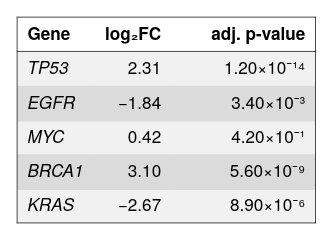

Write a Vega-Lite specification for this figure.
### Vega-Lite specification from a JSON file in a GitHub repository (floating-point values rounded to 4 significant figures)
{"background": null, "config": {"arc": {"fill": "#DBDBDB", "fillOpacity": 1.0, "innerRadius": 25.0, "padAngle": 0.03, "stroke": "black", "strokeOpacity": 1, "strokeWidth": 0.25}, "area": {"fill": "#DBDBDB", "fillOpacity": 1.0, "stroke": "black", "strokeOpacity": 1, "strokeWidth": 0.25}, "axis": {"domain": true, "domainCap": "round", "domainColor": "black", "domainWidth": 0.25, "grid": false, "gridCap": "round", "gridColor": "#F1F1F1", "gridDash": [0, 0], "gridOpacity": 1.0, "gridWidth": 0.25, "labelColor": "black", "labelFont": "Helvetica Neue, HelveticaNeue, Helvetica, Arial, sans-serif", "labelFontSize": 6, "labelFontStyle": "normal", "labelFontWeight": 400, "offset": 0, "ticks": true, "tickCap": "round", "tickColor": "black", "tickRound": false, "tickSize": 3.0, "tickWidth": 0.25, "titleColor": "black", "titleFont": "Helvetica Neue, HelveticaNeue, Helvetica, Arial, sans-serif", "titleFontSize": 6, "titleFontStyle": "normal", "titleFontWeight": 400}, "axisX": {"domain": true, "labelAlign": "center", "labelAngle": 0, "labels": true, "ticks": true, "translate": 0}, "axisY": {"domain": true, "labelAlign": "right", "labelAngle": 0, "labels": true, "ticks": true, "translate": 0}, "axisRight": {"domain": true, "labelAlign": "left", "labelAngle": 0, "labels": true, "ticks": true, "translate": 0}, "axisTop": {"domain": true, "labelAlign": "center", "labelAngle": 0, "labels": true, "ticks": true, "translate": 0}, "axisBand": {"tickOffset": 0}, "bar": {"fill": "#DBDBDB", "fillOpacity": 1.0, "stroke": "black", "strokeOpacity": 1, "strokeWidth": 0.25}, "boxplot": {"size": 9.0, "ticks": {"cornerRadius": 0.25, "fill": "black", "opacity": 1, "size": 4.5, "thickness": 0.25}, "box": {"fillOpacity": 1.0, "stroke": "black", "strokeOpacity": 1, "strokeWidth": 0.25}, "median": {"cornerRadius": 0, "fill": "black", "fillOpacity": 1.0, "opacity": 1, "size": 9.0, "thickness": 0.25}, "rule": {"fill": "black", "fillOpacity": 1.0, "size": 10.0, "stroke": "black", "strokeDash": [0, 0], "strokeOpacity": 1, "strokeWidth": 0.25}, "outliers": {"color": "black", "fill": "black", "fillOpacity": 1.0, "size": 0, "stroke": "black", "strokeOpacity": 1, "strokeWidth": 0.25}}, "circle": {"fill": "black", "fillOpacity": 1.0, "size": 1.25, "stroke": null, "strokeOpacity": 1, "strokeWidth": 0.25}, "errorband": {"band": {"fillOpacity": 0.6, "stroke": null, "strokeWidth": 0.25, "strokeOpacity": 1}, "borders": {"opacity": 0, "strokeOpacity": 1, "strokeWidth": 0.25}}, "errorbar": {"opacity": 1, "rule": {"strokeDash": [0, 0], "strokeWidth": 0.25}, "ticks": {"color": "black", "cornerRadius": 0.125, "opacity": 1, "size": 6.0, "thickness": 0.25}, "thickness": 0.25}, "font": "Helvetica Neue, HelveticaNeue, Helvetica, Arial, sans-serif", "geoshape": {"fill": "#DBDBDB", "fillOpacity": 1.0, "stroke": "black", "strokeOpacity": 1, "strokeWidth": 0.25}, "header": {"labelColor": "black", "labelFont": "Helvetica Neue, HelveticaNeue, Helvetica, Arial, sans-serif", "labelFontSize": 6, "labelFontStyle": "normal", "labelFontWeight": 400, "titleColor": "black", "titleFont": "Helvetica Neue, HelveticaNeue, Helvetica, Arial, sans-serif", "titleFontSize": 6, "titleFontStyle": "normal", "titleFontWeight": 400, "titlePadding": 0}, "legend": {"disable": false, "offset": 4.5, "titlePadding": 4, "labelOffset": 2, "gradientLabelOffset": 2, "columnPadding": 4, "rowPadding": 2, "gradientThickness": 5, "gradientOpacity": 1.0, "gradientStrokeColor": "black", "gradientStrokeWidth": 0.25, "labelColor": "black", "labelFont": "Helvetica Neue, HelveticaNeue, Helvetica, Arial, sans-serif", "labelFontSize": 6, "labelFontStyle": "normal", "labelFontWeight": 400, "strokeColor": "black", "strokeWidth": 0, "symbolSize": 36, "symbolStrokeColor": "black", "symbolStrokeWidth": 0.25, "titleColor": "black", "titleFont": "Helvetica Neue, HelveticaNeue, Helvetica, Arial, sans-serif", "titleFontSize": 6, "titleFontStyle": "normal", "titleFontWeight": 400}, "line": {"color": "black", "stroke": "black", "strokeCap": "butt", "strokeDash": [0, 0], "strokeOpacity": 1, "strokeWidth": 0.5}, "point": {"filled": true, "fill": "#DBDBDB", "fillOpacity": 1.0, "size": 5.0, "stroke": "black", "strokeOpacity": 1, "strokeWidth": 0.25}, "range": {"category": ["#9D9D9D", "#28287D", "#004225", "#47266F", "#00605D", "#DBDBDB", "#7983C1", "#6E927B", "#937FB4", "#699A97"], "diverging": {"scheme": ["#4F4265", "#6A5C82", "#85789D", "#A196B7", "#BDB5CE", "#D8D6DD", "#F6F6F6", "#CED8D7", "#9DBFBD", "#75A3A0", "#518683", "#326967", "#164D4B"]}, "heatmap": {"scheme": ["#440154", "#472270", "#433E82", "#38598C", "#2C728E", "#238A8D", "#24A086", "#39B578", "#5DC862", "#96D646", "#CAE02D", "#FDE724"]}, "ordinal": {"scheme": ["#F1F1F1", "#DBDBDB", "#C6C6C6", "#B2B2B2", "#9D9D9D", "#898989", "#767676", "#636363", "#515151", "#404040", "#2F2F2F", "#1F1F1F"]}, "ramp": {"scheme": ["#440154", "#472270", "#433E82", "#38598C", "#2C728E", "#238A8D", "#24A086", "#39B578", "#5DC862", "#96D646", "#CAE02D", "#FDE724"]}}, "rule": {"color": "black", "stroke": "black", "strokeCap": "round", "strokeDash": [2, 2], "strokeOpacity": 1, "strokeWidth": 0.25}, "scale": {"barBandPaddingInner": 0.1, "rectBandPaddingInner": 0, "tickBandPaddingInner": 0.1, "bandPaddingOuter": 0.1, "bandWithNestedOffsetPaddingInner": 0.2, "bandWithNestedOffsetPaddingOuter": 0.2, "offsetBandPaddingInner": 0, "offsetBandPaddingOuter": 0, "continuousPadding": 5.0, "round": false}, "rect": {"fill": "#DBDBDB", "fillOpacity": 1.0, "stroke": "black", "strokeOpacity": 1, "strokeWidth": 0.25}, "square": {"fill": "#DBDBDB", "fillOpacity": 1.0, "size": 10.0, "stroke": "black", "strokeOpacity": 1, "strokeWidth": 0.25}, "text": {"color": "black", "font": "Helvetica Neue, HelveticaNeue, Helvetica, Arial, sans-serif", "fontSize": 6, "fontStyle": "normal", "fontWeight": 400}, "tick": {"color": "black", "cornerRadius": 0.125, "opacity": 1.0, "size": 9.0, "thickness": 0.25}, "title": {"anchor": "middle", "frame": "group", "color": "black", "font": "Helvetica Neue, HelveticaNeue, Helvetica, Arial, sans-serif", "fontSize": 6, "fontStyle": "normal", "fontWeight": 400, "subtitleColor": "black", "subtitleFont": "Helvetica Neue, HelveticaNeue, Helvetica, Arial, sans-serif", "subtitleFontSize": 6, "subtitleFontStyle": "normal", "subtitleFontWeight": 400}, "trail": {"color": "black", "opacity": 1, "size": 0.5}, "view": {"continuousWidth": 100, "continuousHeight": 100, "discreteWidth": 100, "discreteHeight": 100, "fill": null, "stroke": null, "strokeWidth": 0.25}}, "layer": [{"data": {"name": "data-680ea108daf5af24563e4da49a5d090b"}, "mark": {"type": "rect", "fill": "#F1F1F1", "stroke": null, "strokeWidth": 0}, "encoding": {"x": {"value": 0}, "x2": {"value": 25.7}, "y": {"axis": null, "field": "__ytop", "scale": {"domain": [0, 72], "nice": false, "padding": 0, "range": [0, 72], "zero": false}, "type": "quantitative"}, "y2": {"field": "__ybot"}}, "transform": [{"window": [{"op": "row_number", "field": "", "as": "__rowidx"}]}, {"calculate": "12 + (datum.__rowidx - 1) * 12", "as": "__ytop"}, {"calculate": "min(12 + datum.__rowidx * 12 + 0.5, 72)", "as": "__ybot"}, {"calculate": "12 + (datum.__rowidx - 0.5) * 12", "as": "__ymid"}, {"filter": "(datum.__rowidx - 1) % 2 == 0"}]}, {"data": {"name": "data-680ea108daf5af24563e4da49a5d090b"}, "mark": {"type": "rect", "fill": "#DBDBDB", "stroke": null, "strokeWidth": 0}, "encoding": {"x": {"value": 0}, "x2": {"value": 25.7}, "y": {"axis": null, "field": "__ytop", "scale": {"domain": [0, 72], "nice": false, "padding": 0, "range": [0, 72], "zero": false}, "type": "quantitative"}, "y2": {"field": "__ybot"}}, "transform": [{"window": [{"op": "row_number", "field": "", "as": "__rowidx"}]}, {"calculate": "12 + (datum.__rowidx - 1) * 12", "as": "__ytop"}, {"calculate": "min(12 + datum.__rowidx * 12 + 0.5, 72)", "as": "__ybot"}, {"calculate": "12 + (datum.__rowidx - 0.5) * 12", "as": "__ymid"}, {"filter": "(datum.__rowidx - 1) % 2 == 1"}]}, {"data": {"name": "data-680ea108daf5af24563e4da49a5d090b"}, "mark": {"type": "rect", "fill": "#F1F1F1", "stroke": null, "strokeWidth": 0}, "encoding": {"x": {"value": 25.2}, "x2": {"value": 54.5}, "y": {"axis": null, "field": "__ytop", "scale": {"domain": [0, 72], "nice": false, "padding": 0, "range": [0, 72], "zero": false}, "type": "quantitative"}, "y2": {"field": "__ybot"}}, "transform": [{"window": [{"op": "row_number", "field": "", "as": "__rowidx"}]}, {"calculate": "12 + (datum.__rowidx - 1) * 12", "as": "__ytop"}, {"calculate": "min(12 + datum.__rowidx * 12 + 0.5, 72)", "as": "__ybot"}, {"calculate": "12 + (datum.__rowidx - 0.5) * 12", "as": "__ymid"}, {"filter": "(datum.__rowidx - 1) % 2 == 0"}]}, {"data": {"name": "data-680ea108daf5af24563e4da49a5d090b"}, "mark": {"type": "rect", "fill": "#DBDBDB", "stroke": null, "strokeWidth": 0}, "encoding": {"x": {"value": 25.2}, "x2": {"value": 54.5}, "y": {"axis": null, "field": "__ytop", "scale": {"domain": [0, 72], "nice": false, "padding": 0, "range": [0, 72], "zero": false}, "type": "quantitative"}, "y2": {"field": "__ybot"}}, "transform": [{"window": [{"op": "row_number", "field": "", "as": "__rowidx"}]}, {"calculate": "12 + (datum.__rowidx - 1) * 12", "as": "__ytop"}, {"calculate": "min(12 + datum.__rowidx * 12 + 0.5, 72)", "as": "__ybot"}, {"calculate": "12 + (datum.__rowidx - 0.5) * 12", "as": "__ymid"}, {"filter": "(datum.__rowidx - 1) % 2 == 1"}]}, {"data": {"name": "data-680ea108daf5af24563e4da49a5d090b"}, "mark": {"type": "rect", "fill": "#F1F1F1", "stroke": null, "strokeWidth": 0}, "encoding": {"x": {"value": 54.0}, "x2": {"value": 104.4}, "y": {"axis": null, "field": "__ytop", "scale": {"domain": [0, 72], "nice": false, "padding": 0, "range": [0, 72], "zero": false}, "type": "quantitative"}, "y2": {"field": "__ybot"}}, "transform": [{"window": [{"op": "row_number", "field": "", "as": "__rowidx"}]}, {"calculate": "12 + (datum.__rowidx - 1) * 12", "as": "__ytop"}, {"calculate": "min(12 + datum.__rowidx * 12 + 0.5, 72)", "as": "__ybot"}, {"calculate": "12 + (datum.__rowidx - 0.5) * 12", "as": "__ymid"}, {"filter": "(datum.__rowidx - 1) % 2 == 0"}]}, {"data": {"name": "data-680ea108daf5af24563e4da49a5d090b"}, "mark": {"type": "rect", "fill": "#DBDBDB", "stroke": null, "strokeWidth": 0}, "encoding": {"x": {"value": 54.0}, "x2": {"value": 104.4}, "y": {"axis": null, "field": "__ytop", "scale": {"domain": [0, 72], "nice": false, "padding": 0, "range": [0, 72], "zero": false}, "type": "quantitative"}, "y2": {"field": "__ybot"}}, "transform": [{"window": [{"op": "row_number", "field": "", "as": "__rowidx"}]}, {"calculate": "12 + (datum.__rowidx - 1) * 12", "as": "__ytop"}, {"calculate": "min(12 + datum.__rowidx * 12 + 0.5, 72)", "as": "__ybot"}, {"calculate": "12 + (datum.__rowidx - 0.5) * 12", "as": "__ymid"}, {"filter": "(datum.__rowidx - 1) % 2 == 1"}]}, {"data": {"values": [{"__dysonsphere__": 1}]}, "mark": {"type": "rule", "color": "black", "strokeDash": [0, 0], "strokeWidth": 0.25}, "encoding": {"x": {"value": 0}, "x2": {"value": 104.4}, "y": {"value": 12}}}, {"data": {"values": [{"__dysonsphere__": 1}]}, "mark": {"type": "rule", "color": "black", "strokeDash": [0, 0], "strokeWidth": 0.25}, "encoding": {"x": {"value": 0}, "x2": {"value": 104.4}, "y": {"value": 0}}}, {"data": {"values": [{"__dysonsphere__": 1}]}, "mark": {"type": "rule", "color": "black", "strokeDash": [0, 0], "strokeWidth": 0.25}, "encoding": {"x": {"value": 0}, "x2": {"value": 104.4}, "y": {"value": 72}}}, {"data": {"values": [{"__dysonsphere__": 1}]}, "mark": {"type": "rule", "color": "black", "strokeDash": [0, 0], "strokeWidth": 0.25}, "encoding": {"x": {"value": 0}, "y": {"value": 0}, "y2": {"value": 72}}}, {"data": {"values": [{"__dysonsphere__": 1}]}, "mark": {"type": "rule", "color": "black", "strokeDash": [0, 0], "strokeWidth": 0.25}, "encoding": {"x": {"value": 104.4}, "y": {"value": 0}, "y2": {"value": 72}}}, {"data": {"name": "data-680ea108daf5af24563e4da49a5d090b"}, "mark": {"type": "text", "align": "left", "baseline": "middle", "fontSize": 6, "fontStyle": "italic"}, "encoding": {"text": {"field": "gene", "type": "nominal"}, "x": {"value": 3.6}, "y": {"axis": null, "field": "__ymid", "scale": {"domain": [0, 72], "nice": false, "padding": 0, "range": [0, 72], "zero": false}, "type": "quantitative"}}, "transform": [{"window": [{"op": "row_number", "field": "", "as": "__rowidx"}]}, {"calculate": "12 + (datum.__rowidx - 1) * 12", "as": "__ytop"}, {"calculate": "min(12 + datum.__rowidx * 12 + 0.5, 72)", "as": "__ybot"}, {"calculate": "12 + (datum.__rowidx - 0.5) * 12", "as": "__ymid"}, {"filter": "isValid(datum['gene'])"}]}, {"data": {"name": "data-680ea108daf5af24563e4da49a5d090b"}, "mark": {"type": "text", "align": "right", "baseline": "middle", "fontSize": 6}, "encoding": {"text": {"field": "log2FC", "format": ".2f", "type": "quantitative"}, "x": {"value": 50.4}, "y": {"axis": null, "field": "__ymid", "scale": {"domain": [0, 72], "nice": false, "padding": 0, "range": [0, 72], "zero": false}, "type": "quantitative"}}, "transform": [{"window": [{"op": "row_number", "field": "", "as": "__rowidx"}]}, {"calculate": "12 + (datum.__rowidx - 1) * 12", "as": "__ytop"}, {"calculate": "min(12 + datum.__rowidx * 12 + 0.5, 72)", "as": "__ybot"}, {"calculate": "12 + (datum.__rowidx - 0.5) * 12", "as": "__ymid"}, {"filter": "isValid(datum['log2FC'])"}]}, {"data": {"name": "data-680ea108daf5af24563e4da49a5d090b"}, "mark": {"type": "text", "align": "right", "baseline": "middle", "fontSize": 6}, "encoding": {"text": {"field": "__fmt_2", "type": "nominal"}, "x": {"value": 100.8}, "y": {"axis": null, "field": "__ymid", "scale": {"domain": [0, 72], "nice": false, "padding": 0, "range": [0, 72], "zero": false}, "type": "quantitative"}}, "transform": [{"window": [{"op": "row_number", "field": "", "as": "__rowidx"}]}, {"calculate": "12 + (datum.__rowidx - 1) * 12", "as": "__ytop"}, {"calculate": "min(12 + datum.__rowidx * 12 + 0.5, 72)", "as": "__ybot"}, {"calculate": "12 + (datum.__rowidx - 0.5) * 12", "as": "__ymid"}, {"filter": "isValid(datum['padj'])"}, {"calculate": "(!isValid(datum['padj']) ? '' : datum['padj'] == 0 ? '0' : (datum['padj'] < 0 ? '−' : '') + slice(format(abs(datum['padj']), '.2e'), 0, indexof(format(abs(datum['padj']), '.2e'), 'e')) + '×10' + (+slice(format(abs(datum['padj']), '.2e'), indexof(format(abs(datum['padj']), '.2e'), 'e') + 1, length(format(abs(datum['padj']), '.2e'))) < 0 ? '⁻' : '') + replace(replace(replace(replace(replace(replace(replace(replace(replace(replace(format(abs(+slice(format(abs(datum['padj']), '.2e'), indexof(format(abs(datum['padj']), '.2e'), 'e') + 1, length(format(abs(datum['padj']), '.2e')))), 'd'), regexp('0', 'g'), '⁰'), regexp('1', 'g'), '¹'), regexp('2', 'g'), '²'), regexp('3', 'g'), '³'), regexp('4', 'g'), '⁴'), regexp('5', 'g'), '⁵'), regexp('6', 'g'), '⁶'), regexp('7', 'g'), '⁷'), regexp('8', 'g'), '⁸'), regexp('9', 'g'), '⁹'))", "as": "__fmt_2"}]}, {"data": {"values": [{"__dysonsphere__": 1}]}, "mark": {"type": "text", "align": "left", "baseline": "middle", "fontSize": 6, "fontWeight": "bold"}, "encoding": {"text": {"value": "Gene"}, "x": {"value": 3.6}, "y": {"value": 6.0}}}, {"data": {"values": [{"__dysonsphere__": 1}]}, "mark": {"type": "text", "align": "right", "baseline": "middle", "fontSize": 6, "fontWeight": "bold"}, "encoding": {"text": {"value": "log₂FC"}, "x": {"value": 50.4}, "y": {"value": 6.0}}}, {"data": {"values": [{"__dysonsphere__": 1}]}, "mark": {"type": "text", "align": "right", "baseline": "middle", "fontSize": 6, "fontWeight": "bold"}, "encoding": {"text": {"value": "adj. p-value"}, "x": {"value": 100.8}, "y": {"value": 6.0}}}], "height": 72, "resolve": {"scale": {"color": "independent"}}, "view": {"fill": null, "stroke": null}, "width": 104.4, "$schema": "https://vega.github.io/schema/vega-lite/v6.4.1.json", "datasets": {"data-680ea108daf5af24563e4da49a5d090b": [{"gene": "TP53", "log2FC": 2.31, "padj": 1.2e-14}, {"gene": "EGFR", "log2FC": -1.84, "padj": 0.0034}, {"gene": "MYC", "log2FC": 0.42, "padj": 0.42}, {"gene": "BRCA1", "log2FC": 3.1, "padj": 5.6e-09}, {"gene": "KRAS", "log2FC": -2.67, "padj": 8.9e-06}]}}
